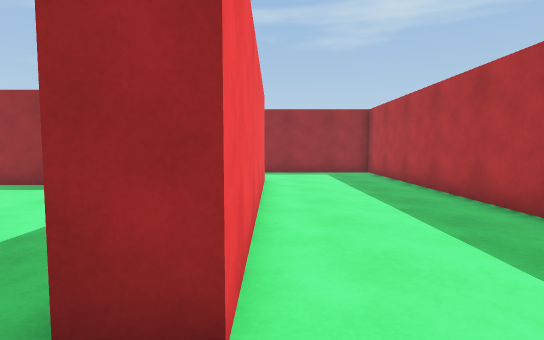
[1] (above)

16 first-person views from a walk through a 3-D level made in the Unity game engine. The camera is 1.2 m above the floor, tilts 4° down and sees 80° across. The floor is counted in squares, 1 m on a side. Each view is taken from the middle of a square. On the plan, view 1 faces up. The plan holds only what a view shows up to about 14 squares ahead; the rest is blank.

[2]
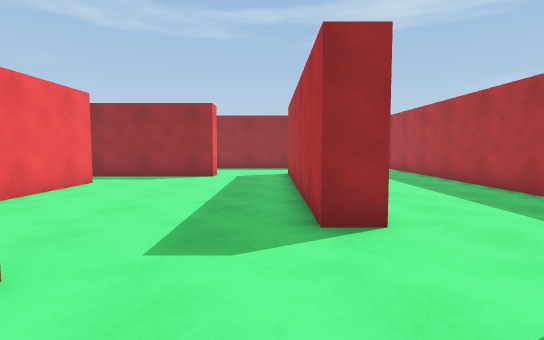

[3]
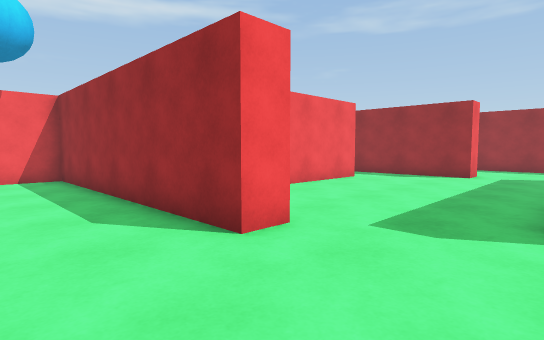

[4]
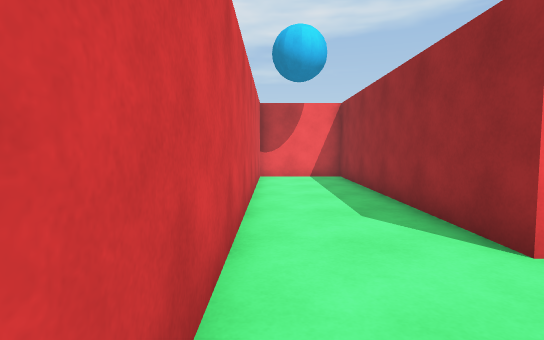

[5]
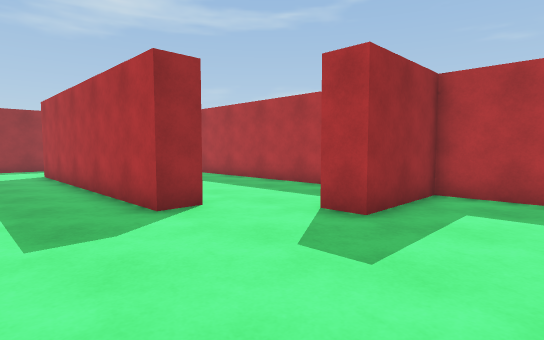

[6]
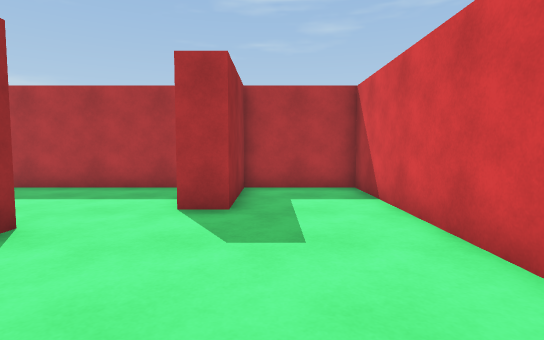

[7]
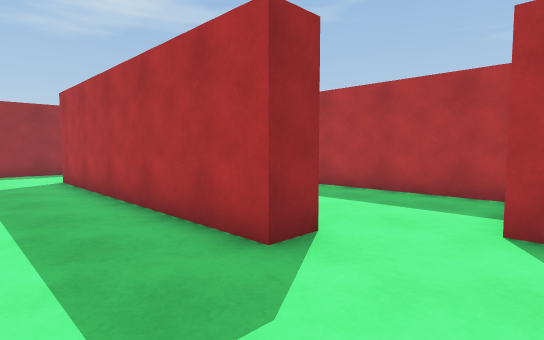

[8]
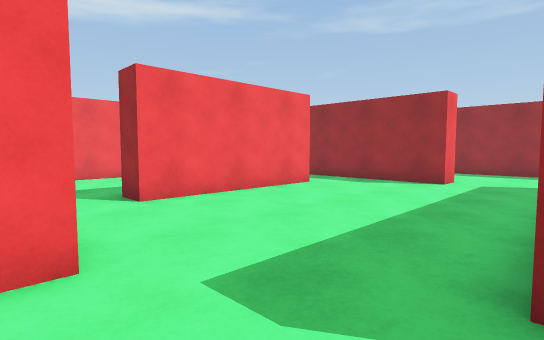

[9]
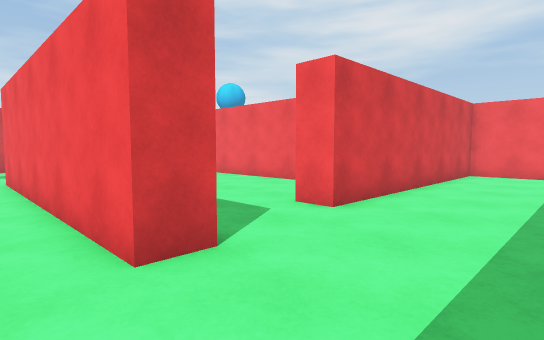

[10]
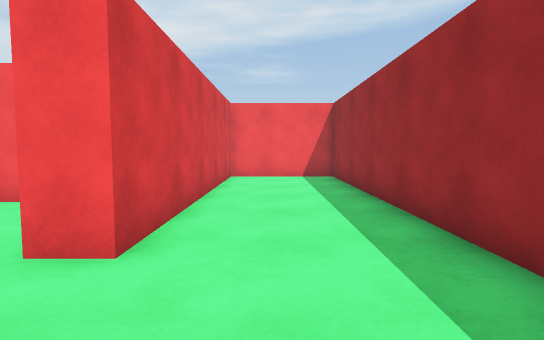

[11]
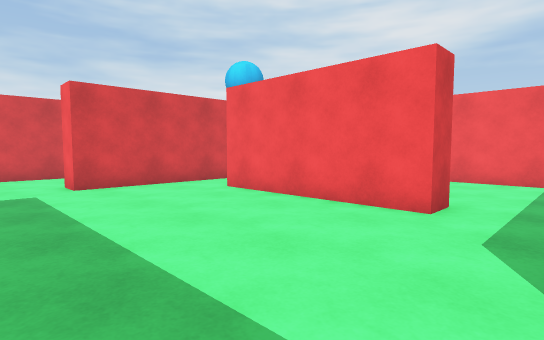

[12]
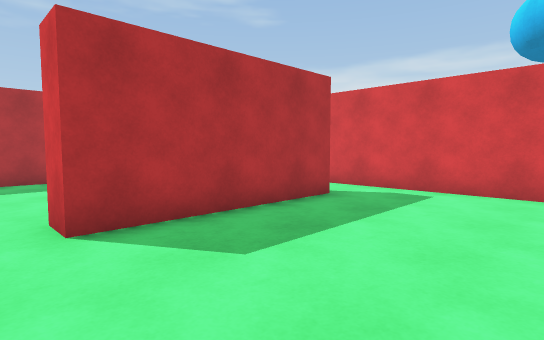

[13]
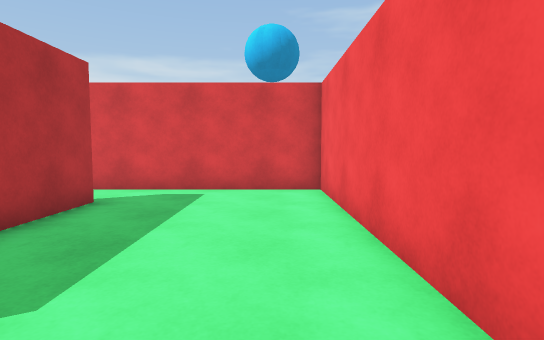

[14]
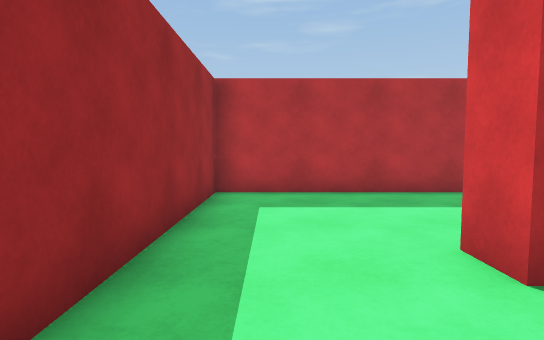

[15]
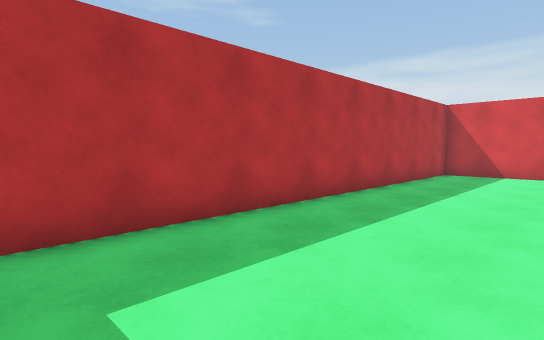

[16]
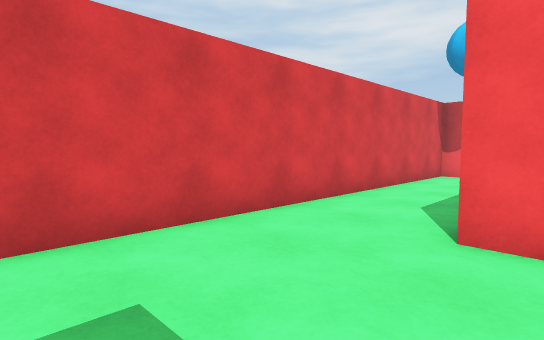

### Floor plan
Ten units are one square. View 1 is at (0, 0); x grows to the right and y downward. Boxes are objects, and circles mark ways between rooms. Rooms are numbered by the first view taken in them; rooms with no view inside come last. Other rooms are left out.
<svg viewBox="-149 -160 200 210">
<path fill="none" stroke="#000" d="M-13 -18 -13 -118 -3 -118 -3 -18 -13 -18M-81 -79 -81 -20M-74 2 -44 2 -44 12 -144 12 -144 45 46 45 46 12 12 12 12 2 46 2 46 -155 -144 -155 -144 -113 -44 -113 -44 -103 -76 -103M-144 -90 -144 2 -74 2M-81 -20 -91 -20 -91 -79 -81 -79M-76 -103 -96 -103"/>
<circle cx="-85" cy="-10" r="3" fill="#2a7"/>
<circle cx="-85" cy="-90" r="3" fill="#2a7"/>
<text x="-30" y="-60">1</text>
<text x="-120" y="-50">2</text>
</svg>
Room 1 opens to room 2.

Where each view was taken, in squares from view 1:
view 1: 0 up, 0 right, facing up
view 2: 3 down, 2 left, facing up
view 3: 4 down, 1 left, facing up-left
view 4: 4 down, 1 left, facing left
view 5: 4 down, 4 left, facing up-right
view 6: 2 down, 5 left, facing right
view 7: 1 down, 4 left, facing up-right
view 8: 1 down, 1 left, facing up-left
view 9: 15 up, 1 right, facing down-left
view 10: 13 up, 1 left, facing left
view 11: 10 up, 2 left, facing down-left
view 12: 9 up, 14 left, facing down-right
view 13: 9 up, 13 left, facing down
view 14: 14 up, 4 left, facing right
view 15: 15 up, 0 right, facing down-right
view 16: 0 up, 0 right, facing down-left
